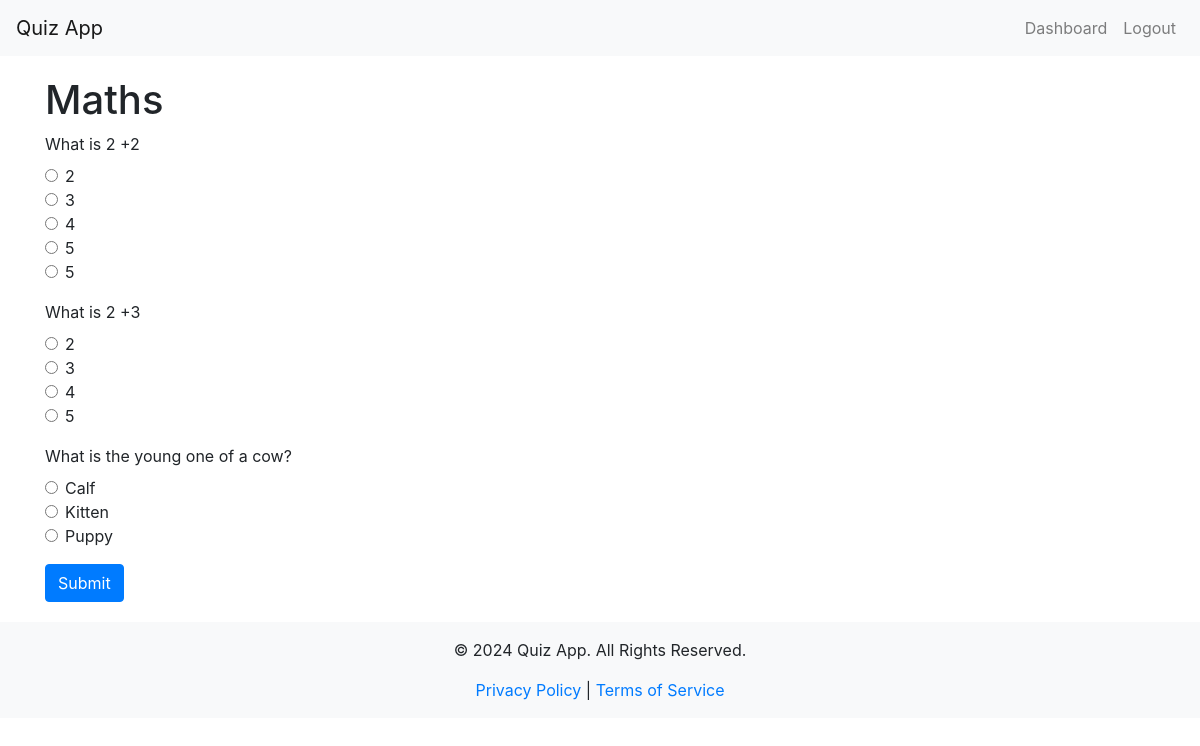
The page /quiz/1 (signed in) on the database its author committed.
### app/models.py (models this page shows)
class QuizSet(db.Model):
    id = db.Column(db.Integer, primary_key=True)
    title = db.Column(db.String(128), nullable=False)
    questions = db.relationship('Question', backref='quiz_set', lazy=True)
    quiz_results = db.relationship('QuizResult', backref='related_quiz_set', lazy=True)  # Renamed backref

class Question(db.Model):
    id = db.Column(db.Integer, primary_key=True)
    text = db.Column(db.String(256), nullable=False)
    options = db.Column(db.String(256), nullable=False)
    correct_option = db.Column(db.String(64), nullable=False)
    quiz_set_id = db.Column(db.Integer, db.ForeignKey('quiz_set.id'), nullable=False)
    user_id = db.Column(db.Integer, db.ForeignKey('user.id'), nullable=False)
    feedbacks = db.relationship('Feedback', backref='question', lazy=True)

### app/routes.py (the view, shortened to what this page needs)
@main_bp.route("/quiz/<int:quiz_id>", methods=['GET', 'POST'])
@login_required
def quiz(quiz_id):
    quiz = QuizSet.query.get_or_404(quiz_id)
    return render_template('quiz.html', quiz=quiz)

### app/__init__.py (called while the page is built)
@login_manager.user_loader
def load_user(user_id):
    from app.models import User
    return User.query.get(int(user_id))

### app/templates/quiz.html
{% extends "layout.html" %}
{% block content %}
<h1>{{ quiz.title }}</h1>
<form method="POST">
    {% for question in quiz.questions %}
    <div class="form-group">
        <label>{{ question.text }}</label>
        {% for option in question.options.split(',') %}
        <div class="form-check">
            <input class="form-check-input" type="radio" name="question_{{ question.id }}" value="{{ option }}" required>
            <label class="form-check-label">{{ option }}</label>
        </div>
        {% endfor %}
    </div>
    {% endfor %}
    <button type="submit" class="btn btn-primary">Submit</button>
</form>
{% endblock %}

### rows shown on the page
QuizSet: title "Maths"
Question: text "What is 2 +2", option "2" "3" "4" "5" "5"
Question: text "What is 2 +3", option "2" "3" "4" "5"
Question: text "What is the young one of a cow?", option "Calf" "Kitten" "Puppy"
